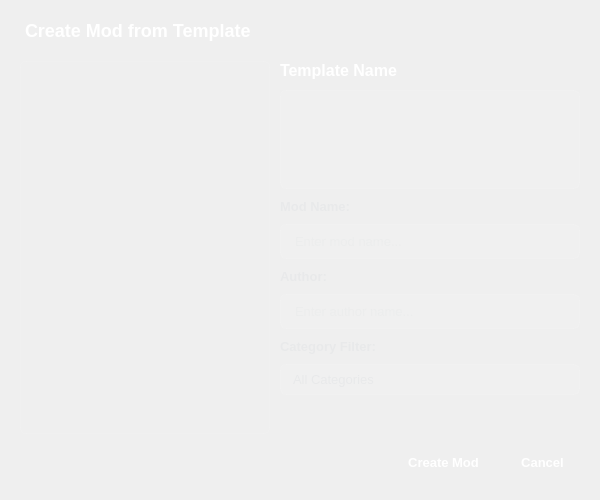
<?xml version="1.0" encoding="UTF-8"?>
<ui version="4.0">
 <class>TemplateDialog</class>
 <widget class="QDialog" name="TemplateDialog">
  <property name="geometry">
   <rect>
    <x>0</x>
    <y>0</y>
    <width>600</width>
    <height>500</height>
   </rect>
  </property>
  <property name="windowTitle">
   <string>Mod Templates</string>
  </property>
  <property name="styleSheet">
   <string notr="true">/* Modern Dark Theme */
QDialog {
    background: qlineargradient(x1:0, y1:0, x2:0, y2:1, 
                               stop:0 #2D2E32, stop:1 #1E1F23);
    border-radius: 8px;
}

QLabel {
    color: #E8E9EA;
    font-family: &quot;Segoe UI&quot;, &quot;Roboto&quot;, sans-serif;
    font-size: 13px;
    font-weight: 500;
}

QPushButton {
    background: qlineargradient(x1:0, y1:0, x2:0, y2:1, 
                               stop:0 #0078D4, stop:1 #106EBE);
    color: #FFFFFF;
    border: none;
    border-radius: 6px;
    padding: 8px 16px;
    font-size: 13px;
    font-weight: 500;
    min-height: 20px;
}

QPushButton:hover {
    background: qlineargradient(x1:0, y1:0, x2:0, y2:1, 
                               stop:0 #106EBE, stop:1 #005A9E);
}

QPushButton:pressed {
    background: qlineargradient(x1:0, y1:0, x2:0, y2:1, 
                               stop:0 #005A9E, stop:1 #004578);
}

QPushButton:disabled {
    background: rgba(255, 255, 255, 0.1);
    color: rgba(255, 255, 255, 0.4);
}

QLineEdit {
    background-color: rgba(255, 255, 255, 0.05);
    color: #E8E9EA;
    border: 1px solid rgba(255, 255, 255, 0.1);
    border-radius: 6px;
    padding: 8px 12px;
    font-size: 13px;
    font-weight: 400;
}

QLineEdit:focus {
    background-color: rgba(255, 255, 255, 0.08);
    border: 1px solid #0078D4;
}

QListWidget {
    background-color: rgba(255, 255, 255, 0.03);
    color: #E8E9EA;
    border: 1px solid rgba(255, 255, 255, 0.08);
    border-radius: 6px;
    padding: 4px;
    font-size: 13px;
}

QListWidget::item {
    padding: 8px;
    border-radius: 4px;
    margin: 2px;
}

QListWidget::item:selected {
    background-color: #0078D4;
    color: #FFFFFF;
}

QListWidget::item:hover {
    background-color: rgba(255, 255, 255, 0.1);
}

QTextEdit {
    background-color: rgba(255, 255, 255, 0.05);
    color: #E8E9EA;
    border: 1px solid rgba(255, 255, 255, 0.1);
    border-radius: 6px;
    padding: 8px;
    font-size: 13px;
}

QComboBox {
    background-color: rgba(255, 255, 255, 0.05);
    color: #E8E9EA;
    border: 1px solid rgba(255, 255, 255, 0.1);
    border-radius: 6px;
    padding: 6px 12px;
    font-size: 13px;
}

QComboBox:focus {
    border: 1px solid #0078D4;
}

QComboBox::drop-down {
    border: none;
}

QComboBox::down-arrow {
    image: none;
    border-left: 5px solid transparent;
    border-right: 5px solid transparent;
    border-top: 5px solid #E8E9EA;
    margin-right: 8px;
}

QComboBox QAbstractItemView {
    background-color: #2D2E32;
    color: #E8E9EA;
    border: 1px solid rgba(255, 255, 255, 0.2);
    border-radius: 6px;
    selection-background-color: #0078D4;
}</string>
  </property>
  <layout class="QVBoxLayout" name="verticalLayout">
   <property name="spacing">
    <number>10</number>
   </property>
   <property name="leftMargin">
    <number>20</number>
   </property>
   <property name="topMargin">
    <number>20</number>
   </property>
   <property name="rightMargin">
    <number>20</number>
   </property>
   <property name="bottomMargin">
    <number>20</number>
   </property>
   <item>
    <widget class="QLabel" name="titleLabel">
     <property name="text">
      <string>Create Mod from Template</string>
     </property>
     <property name="styleSheet">
      <string notr="true">font-size: 18px; font-weight: 600; color: #FFFFFF; margin-bottom: 10px;</string>
     </property>
    </widget>
   </item>
   <item>
    <layout class="QHBoxLayout" name="horizontalLayout">
     <property name="spacing">
      <number>10</number>
     </property>
     <item>
      <widget class="QListWidget" name="templateList">
       <property name="minimumSize">
        <size>
         <width>200</width>
         <height>0</height>
        </size>
       </property>
       <property name="maximumSize">
        <size>
         <width>250</width>
         <height>16777215</height>
        </size>
       </property>
      </widget>
     </item>
     <item>
      <layout class="QVBoxLayout" name="templateDetailsLayout">
       <property name="spacing">
        <number>10</number>
       </property>
       <item>
        <widget class="QLabel" name="templateNameLabel">
         <property name="text">
          <string>Template Name</string>
         </property>
         <property name="styleSheet">
          <string notr="true">font-size: 16px; font-weight: 600; color: #FFFFFF;</string>
         </property>
        </widget>
       </item>
       <item>
        <widget class="QTextEdit" name="templateDescription">
         <property name="maximumSize">
          <size>
           <width>16777215</width>
           <height>100</height>
          </size>
         </property>
         <property name="readOnly">
          <bool>true</bool>
         </property>
        </widget>
       </item>
       <item>
        <widget class="QLabel" name="modNameLabel">
         <property name="text">
          <string>Mod Name:</string>
         </property>
        </widget>
       </item>
       <item>
        <widget class="QLineEdit" name="modNameEdit">
         <property name="placeholderText">
          <string>Enter mod name...</string>
         </property>
        </widget>
       </item>
       <item>
        <widget class="QLabel" name="authorLabel">
         <property name="text">
          <string>Author:</string>
         </property>
        </widget>
       </item>
       <item>
        <widget class="QLineEdit" name="authorEdit">
         <property name="placeholderText">
          <string>Enter author name...</string>
         </property>
        </widget>
       </item>
       <item>
        <widget class="QLabel" name="categoryLabel">
         <property name="text">
          <string>Category Filter:</string>
         </property>
        </widget>
       </item>
       <item>
        <widget class="QComboBox" name="categoryCombo">
         <property name="placeholderText">
          <string>All Categories</string>
         </property>
        </widget>
       </item>
       <item>
        <spacer name="verticalSpacer">
         <property name="orientation">
          <enum>Qt::Vertical</enum>
         </property>
         <property name="sizeHint" stdset="0">
          <size>
           <width>20</width>
           <height>40</height>
          </size>
         </property>
        </spacer>
       </item>
      </layout>
     </item>
    </layout>
   </item>
   <item>
    <layout class="QHBoxLayout" name="buttonLayout">
     <property name="spacing">
      <number>10</number>
     </property>
     <item>
      <spacer name="horizontalSpacer">
       <property name="orientation">
        <enum>Qt::Horizontal</enum>
       </property>
       <property name="sizeHint" stdset="0">
        <size>
         <width>40</width>
         <height>20</height>
        </size>
       </property>
      </spacer>
     </item>
     <item>
      <widget class="QPushButton" name="createButton">
       <property name="text">
        <string>Create Mod</string>
       </property>
       <property name="default">
        <bool>true</bool>
       </property>
      </widget>
     </item>
     <item>
      <widget class="QPushButton" name="cancelButton">
       <property name="text">
        <string>Cancel</string>
       </property>
      </widget>
     </item>
    </layout>
   </item>
  </layout>
 </widget>
 <resources/>
 <connections/>
</ui>
